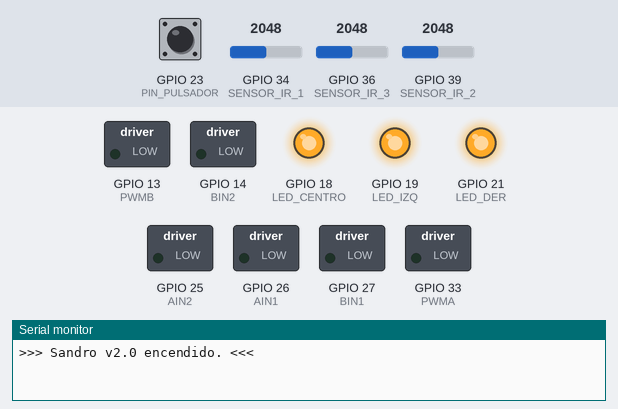
Recording of a sketch running on a simulated ESP32. Shown: switched loads named in the sketch (green lamp = pin HIGH), output pins drawn as LEDs (lit = HIGH), the last lines printed to the serial monitor. The test bench sets the inputs (shaded band); at power-on: GPIO 23 (PIN_PULSADOR) LOW, GPIO 34 (SENSOR_IR_1) = 2048, GPIO 36 (SENSOR_IR_3) = 2048, GPIO 39 (SENSOR_IR_2) = 2048. Nothing arrives over Bluetooth unless stated; a phone connects over Bluetooth LE 3 s after start; pins used as bus, display or sensor lines are not drawn.

Above: at 1.2 s.
1.3 s: GPIO 23 (PIN_PULSADOR) pulled HIGH for 0.15 s
At 2.6 s:
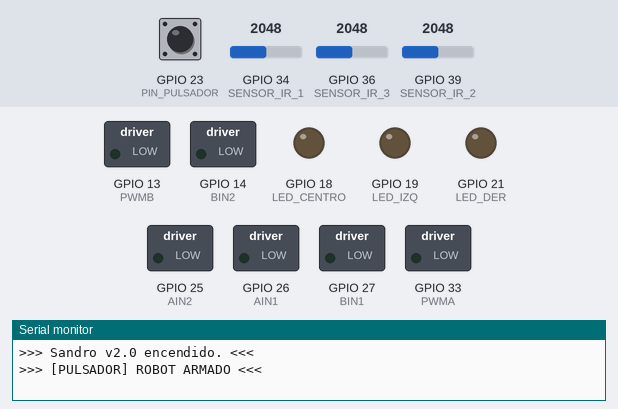
4.4 s: GPIO 23 (PIN_PULSADOR) pulled HIGH for 1 s
At 4.8 s:
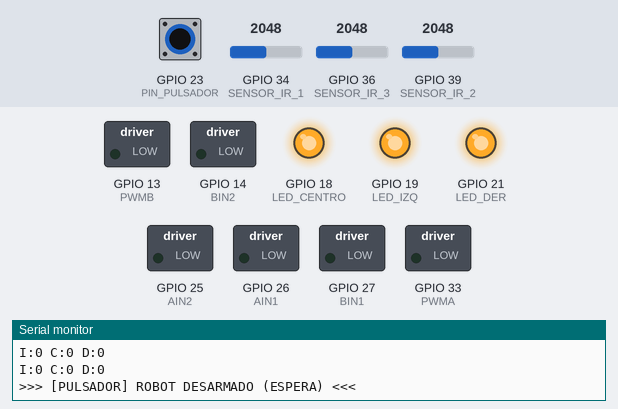
6.9 s: GPIO 23 (PIN_PULSADOR) pulsed HIGH 5 times (0.12 s each, 0.3 s apart)
At 9.0 s:
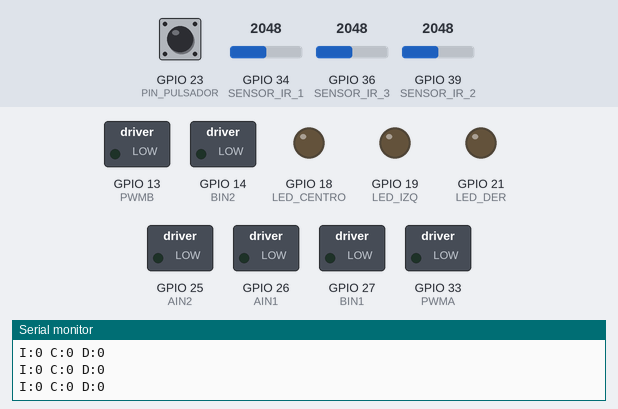
9.9 s: GPIO 23 (PIN_PULSADOR) pulled HIGH for 3.2 s
At 11.3 s:
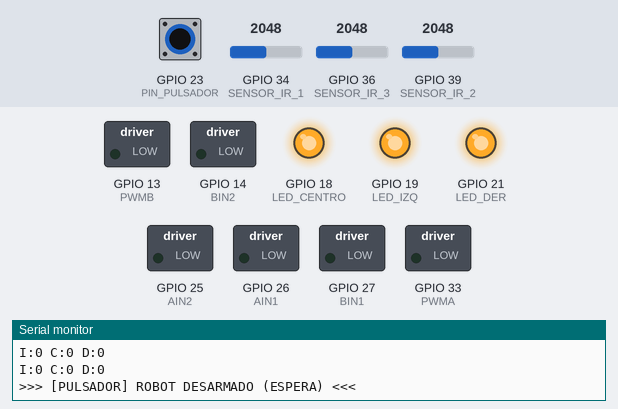
Timing chart, 0 to 12.9 s (numbered marks = the images above; inputs shaded):
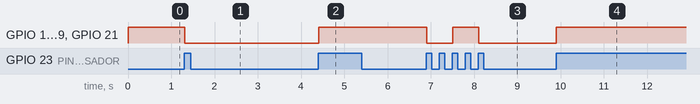

The sketch:

primera_version.ino
```cpp
#include <BLEDevice.h>
#include <BLEServer.h>
#include <BLEUtils.h>
#include <BLE2902.h>
#include <IRremote.hpp>

// --- PINES DE SENSORES IR ---
#define PIN_EMISORES 22
#define SENSOR_IR_1 34    // S1 (Izquierda)
#define SENSOR_IR_2 39    // S2 (Centro - Pin VN)
#define SENSOR_IR_3 36    // S3 (Derecha - Pin VP)

// --- PINES DE MOTORES (TB6612FNG) ---
#define PWMA 33
#define AIN1 26
#define AIN2 25
#define PWMB 13
#define BIN1 27
#define BIN2 14

// --- PINES DE LEDS INDICADORES ---
#define LED_IZQ 19    // L1 (Indica sensor izquierdo)
#define LED_CENTRO 18 // L2 (Indica sensor centro)
#define LED_DER 21    // L3 (Indica sensor derecho)

// --- PULSADOR DE INICIO Y RECEPTOR ÁRBITRO ---
#define PIN_PULSADOR 23
#define PIN_RECEPTOR_IR 4

BLEServer *pServer = NULL;
BLECharacteristic * pTxCharacteristic;
bool deviceConnected = false;
bool emisoresEncendidos = true;

// --- VARIABLES DE ESTADO Y CONTROL ---
bool robotArmado = false; // Manejado por pulsador (LEDs encendidos si es false)
bool pausaIR = false;     // Manejado por control (LEDs apagados si es true)
bool ultimoEstadoPulsador = LOW;
unsigned long tiempoAnterior = 0;
unsigned long ultimoDebounce = 0;

// --- MEMORIA DE MOVIMIENTO ---
enum AccionRobot { DETENIDO, ADELANTE, IZQUIERDA, DERECHA };
AccionRobot accionActual = DETENIDO;

#define SERVICE_UUID        "6E400001-B5A3-F393-E0A9-E50E24DCCA9E"
#define CHARACTERISTIC_UUID_RX "6E400002-B5A3-F393-E0A9-E50E24DCCA9E"
#define CHARACTERISTIC_UUID_TX "6E400003-B5A3-F393-E0A9-E50E24DCCA9E"

class MyServerCallbacks: public BLEServerCallbacks {
    void onConnect(BLEServer* pServer) { deviceConnected = true; };
    void onDisconnect(BLEServer* pServer) {
      deviceConnected = false;
      pServer->startAdvertising();
    }
};

class MyCallbacks: public BLECharacteristicCallbacks {
    void onWrite(BLECharacteristic *pCharacteristic) {
      String rxValue = String(pCharacteristic->getValue().c_str());
      if (rxValue.length() > 0) {
        char comando = rxValue[0];
        if (comando == '1') {
          emisoresEncendidos = true;
          digitalWrite(PIN_EMISORES, HIGH);
        } else if (comando == '0') {
          emisoresEncendidos = false;
          digitalWrite(PIN_EMISORES, LOW);
        }
      }
    }
};

// --- FUNCIÓN PARA ENVIAR MENSAJES AL CELULAR ---
void enviarMensajeBLE(String mensaje) {
  Serial.println(mensaje);
  if (deviceConnected) {
    String mensajeFormateado = mensaje + "\n";
    pTxCharacteristic->setValue(mensajeFormateado.c_str());
    pTxCharacteristic->notify();
  }
}

void moverMotores(int velA, int dirA, int velB, int dirB) {
  if (dirA > 0) {
    digitalWrite(AIN1, HIGH);
    digitalWrite(AIN2, LOW);
  } else if (dirA < 0) {
    digitalWrite(AIN1, LOW);
    digitalWrite(AIN2, HIGH);
  } else {
    digitalWrite(AIN1, LOW);
    digitalWrite(AIN2, LOW);
  }
  analogWrite(PWMA, abs(velA));

  if (dirB > 0) {
    digitalWrite(BIN1, HIGH);
    digitalWrite(BIN2, LOW);
  } else if (dirB < 0) {
    digitalWrite(BIN1, LOW);
    digitalWrite(BIN2, HIGH);
  } else {
    digitalWrite(BIN1, LOW);
    digitalWrite(BIN2, LOW);
  }
  analogWrite(PWMB, abs(velB));
}

void apagarLeds() {
  digitalWrite(LED_IZQ, LOW);
  digitalWrite(LED_CENTRO, LOW);
  digitalWrite(LED_DER, LOW);
}

void encenderTodosLeds() {
  digitalWrite(LED_IZQ, HIGH);
  digitalWrite(LED_CENTRO, HIGH);
  digitalWrite(LED_DER, HIGH);
}

void setup() {
  Serial.begin(115200);

  pinMode(PIN_EMISORES, OUTPUT);
  pinMode(SENSOR_IR_1, INPUT);
  pinMode(SENSOR_IR_2, INPUT);
  pinMode(SENSOR_IR_3, INPUT);
  digitalWrite(PIN_EMISORES, HIGH);

  pinMode(PWMA, OUTPUT);
  pinMode(AIN1, OUTPUT);
  pinMode(AIN2, OUTPUT);
  pinMode(PWMB, OUTPUT);
  pinMode(BIN1, OUTPUT);
  pinMode(BIN2, OUTPUT);

  pinMode(LED_IZQ, OUTPUT);
  pinMode(LED_CENTRO, OUTPUT);
  pinMode(LED_DER, OUTPUT);

  pinMode(PIN_PULSADOR, INPUT);

  IrReceiver.begin(PIN_RECEPTOR_IR, DISABLE_LED_FEEDBACK);

  encenderTodosLeds(); // Estado inicial: Desarmado

  BLEDevice::init("Sandro_BLE");
  pServer = BLEDevice::createServer();
  pServer->setCallbacks(new MyServerCallbacks());
  BLEService *pService = pServer->createService(SERVICE_UUID);

  pTxCharacteristic = pService->createCharacteristic(
                        CHARACTERISTIC_UUID_TX,
                        BLECharacteristic::PROPERTY_NOTIFY
                      );
  pTxCharacteristic->addDescriptor(new BLE2902());

  BLECharacteristic * pRxCharacteristic = pService->createCharacteristic(
                                        CHARACTERISTIC_UUID_RX,
                                        BLECharacteristic::PROPERTY_WRITE
                                      );
  pRxCharacteristic->setCallbacks(new MyCallbacks());

  pService->start();
  pServer->getAdvertising()->start();
  Serial.println(">>> Sandro v2.0 encendido. <<<");
}

void loop() {
  // ==============================================================
  // 1. LECTURA DEL PULSADOR FÍSICO (ARMA / DESARMA EL ROBOT)
  // ==============================================================
  bool estadoPulsadorActual = digitalRead(PIN_PULSADOR);

  if (estadoPulsadorActual == HIGH && ultimoEstadoPulsador == LOW) {
    if (millis() - ultimoDebounce > 300) {
      robotArmado = !robotArmado;
      ultimoDebounce = millis();

      if (robotArmado) {
        enviarMensajeBLE(">>> [PULSADOR] ROBOT ARMADO <<<");
        pausaIR = false;
        accionActual = DETENIDO;
      } else {
        enviarMensajeBLE(">>> [PULSADOR] ROBOT DESARMADO (ESPERA) <<<");
      }
    }
  }
  ultimoEstadoPulsador = estadoPulsadorActual;

  // ==============================================================
  // 2. VERIFICAR CONTROL REMOTO (PAUSA / REANUDAR)
  // ==============================================================
  if (IrReceiver.decode()) {
    uint32_t codigo_recibido = IrReceiver.decodedIRData.decodedRawData;

    if (robotArmado && codigo_recibido == 0xBA45FF00) {
      pausaIR = !pausaIR;

      if (pausaIR) {
        enviarMensajeBLE(">>> [IR] ROBOT EN PAUSA <<<");
        accionActual = DETENIDO;
      } else {
        enviarMensajeBLE(">>> [IR] ROBOT REANUDADO <<<");
      }
    }
    IrReceiver.resume();
  }

  // ==============================================================
  // 3. MÁQUINA DE ESTADOS Y CONTROL DE MOTORES
  // ==============================================================

  if (!robotArmado) {
    // --- ESTADO 1: DESARMADO ---
    encenderTodosLeds();
    moverMotores(0, 0, 0, 0);
  }
  else if (pausaIR) {
    // --- ESTADO 2: PAUSADO POR CONTROL REMOTO ---
    apagarLeds();
    moverMotores(0, 0, 0, 0);
  }
  else {
    // --- ESTADO 3: COMBATE Y MEMORIA DE MOVIMIENTO ---
    unsigned long tiempoActual = millis();

    if (tiempoActual - tiempoAnterior >= 35) {
      tiempoAnterior = tiempoActual;

      digitalWrite(PIN_EMISORES, LOW);
      delay(2);
      int s1_off = analogRead(SENSOR_IR_1);
      int s2_off = analogRead(SENSOR_IR_2);
      int s3_off = analogRead(SENSOR_IR_3);

      int señal_S1 = 0, señal_S2 = 0, señal_S3 = 0;

      if (emisoresEncendidos) {
        digitalWrite(PIN_EMISORES, HIGH);
        delay(2);
        int s1_on = analogRead(SENSOR_IR_1);
        int s2_on = analogRead(SENSOR_IR_2);
        int s3_on = analogRead(SENSOR_IR_3);

        señal_S1 = max(0, s1_on - s1_off);
        señal_S2 = max(0, s2_on - s2_off);
        señal_S3 = max(0, s3_on - s3_off);

        int umbral_ruido = 100;
        if (señal_S1 < umbral_ruido) señal_S1 = 0;
        if (señal_S2 < umbral_ruido) señal_S2 = 0;
        if (señal_S3 < umbral_ruido) señal_S3 = 0;
      } else {
        digitalWrite(PIN_EMISORES, LOW);
      }

      // LÓGICA DE MEMORIA (Se actualiza si un sensor detecta señal válida)
      if (señal_S2 > 100) {
        accionActual = ADELANTE;
      }
      else if (señal_S1 > 100) {
        accionActual = IZQUIERDA;
      }
      else if (señal_S3 > 100) {
        accionActual = DERECHA;
      }

      // EJECUCIÓN DEL MOVIMIENTO GUARDADO (Avance curvo continuo)
      apagarLeds();

      if (accionActual == ADELANTE) {
        digitalWrite(LED_CENTRO, HIGH);
        moverMotores(50, -1, 50, -1); // Avanza recto hacia el frente
      }
      else if (accionActual == IZQUIERDA) {
        digitalWrite(LED_IZQ, HIGH);
        // CURVA A LA IZQUIERDA:
        // Motor A (Derecho) va rápido (50)
        // Motor B (Izquierdo) va lento pero avanzando (25)
        moverMotores(50, -1, 25, -1);
      }
      else if (accionActual == DERECHA) {
        digitalWrite(LED_DER, HIGH);
        // CURVA A LA DERECHA:
        // Motor A (Derecho) va lento pero avanzando (25)
        // Motor B (Izquierdo) va rápido (50)
        moverMotores(25, -1, 50, -1);
      }
      else {
        moverMotores(0, 0, 0, 0); // Solo se detiene si nunca vio nada desde que se armó
      }

      // REPORTE DE SENSORES BLE
      if (deviceConnected) {
        String datosSensores = "I:" + String(señal_S1) + " C:" + String(señal_S2) + " D:" + String(señal_S3);
        enviarMensajeBLE(datosSensores);
      }
    }
  }

  delay(10);
}
```

Measured:
- after the input at 1.3 s, GPIO 18 (LED_CENTRO), GPIO 19 (LED_IZQ), GPIO 21 (LED_DER): HIGH → LOW at once
- after the input at 4.4 s, GPIO 18 (LED_CENTRO), GPIO 19 (LED_IZQ), GPIO 21 (LED_DER): LOW → HIGH at once
- after the input at 6.9 s, GPIO 18 (LED_CENTRO), GPIO 19 (LED_IZQ), GPIO 21 (LED_DER): HIGH → LOW at once, → HIGH 0.60 s later, → LOW 0.61 s later
- after the input at 9.9 s, GPIO 18 (LED_CENTRO), GPIO 19 (LED_IZQ), GPIO 21 (LED_DER): LOW → HIGH at once
